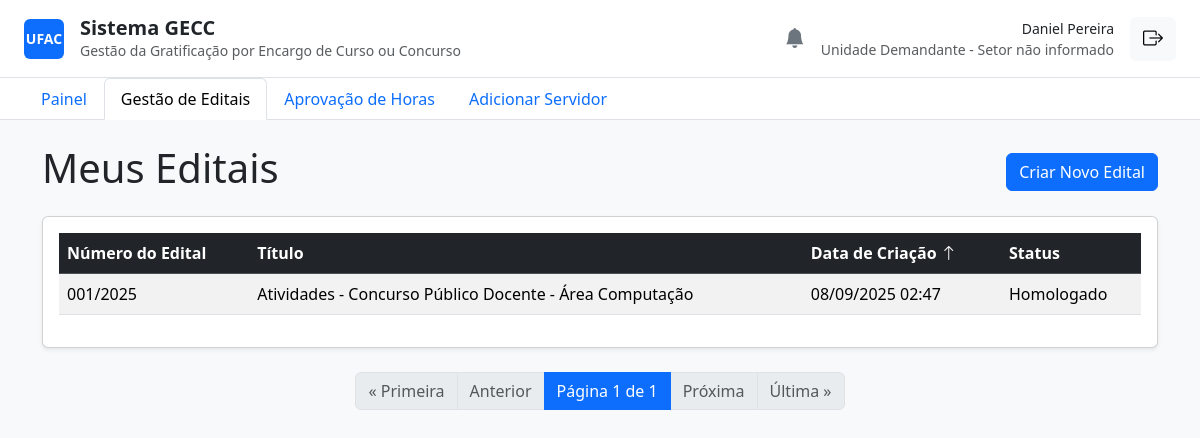
Before: /editais/ (signed in) with the older database file.
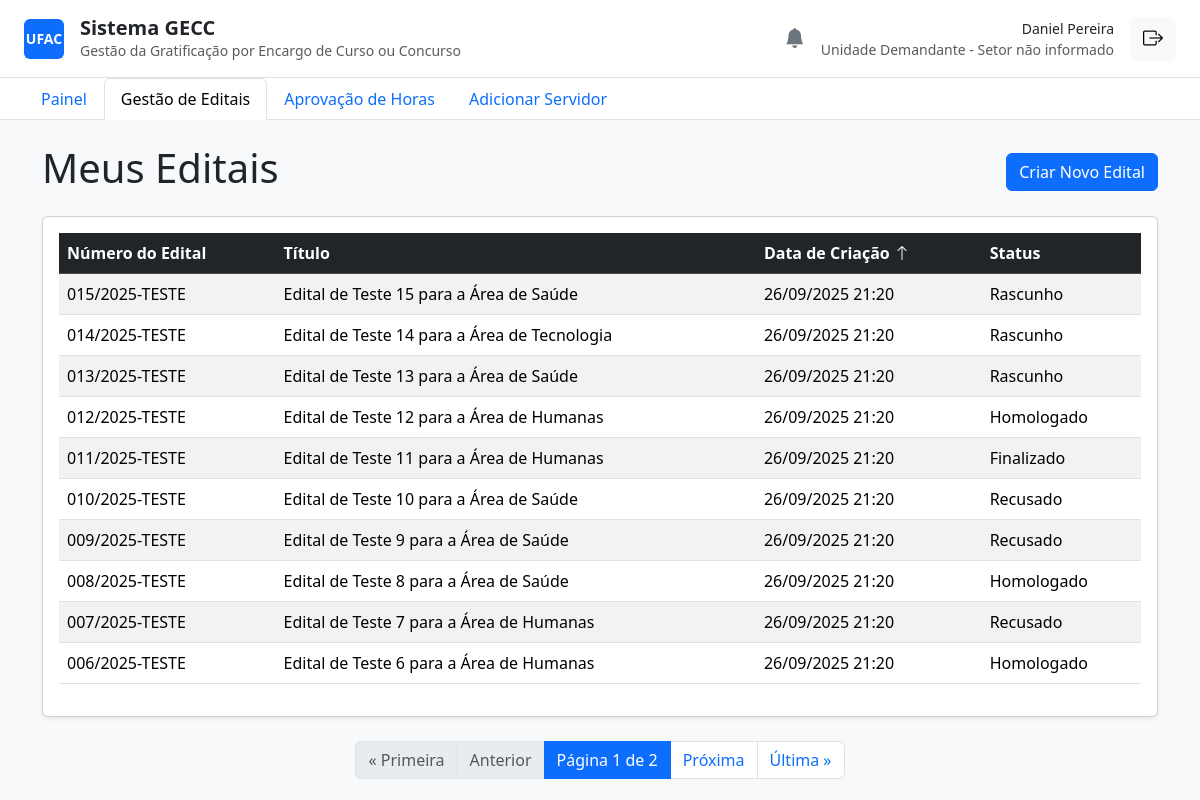
After: the same page with the newer database file.
### core/models.py (models this page shows, shortened)
class Edital(models.Model):
    STATUS_CHOICES = [
        ("Rascunho", "Rascunho"),
        ("Aguardando Homologação", "Aguardando Homologação"),
        ("Homologado", "Homologado"),
        ("Recusado", "Recusado"),
        ("Ativo", "Ativo"),
        ("Finalizado", "Finalizado"),
    ]
    numero_edital = models.CharField(max_length=50, unique=True)
    titulo = models.CharField(max_length=255)
    descricao = models.TextField(blank=True)
    unidade_demandante_nome = models.CharField(max_length=255)
    data_inicio = models.DateField()
    data_fim = models.DateField()
    status = models.CharField(max_length=30, choices=STATUS_CHOICES, default="Rascunho")
    justificativa_recusa = models.TextField(blank=True, null=True)
    valor_empenho = models.DecimalField(max_digits=12, decimal_places=2, default=0.00)
    criado_por = models.ForeignKey(User, on_delete=models.PROTECT, related_name="editais_criados")
    homologado_por = models.ForeignKey(
        User,
        on_delete=models.PROTECT,
        related_name="editais_homologados",
        null=True,
        blank=True,
    )
    created_at = models.DateTimeField(auto_now_add=True)
    updated_at = models.DateTimeField(auto_now=True)
    class Meta:
        verbose_name = "Edital"
        verbose_name_plural = "Editais"
        ordering = ["-data_inicio"]

### core/decorators.py (the view)
        def wrapper(request, *args, **kwargs):
            if not request.user.is_authenticated:
                return redirect('login')
            try:
                if request.user.servidorprofile.funcao in allowed_roles:
                    return view_func(request, *args, **kwargs)
                else:
                    return redirect('painel')
            except AttributeError:
                return redirect('painel')

### core/views.py (called while the page is built)
@login_required
@unidade_demandante_required
def listar_editais(request):
    lista_de_editais = Edital.objects.filter(criado_por=request.user)
    sort_param = request.GET.get('sort', '-created_at')
    allowed_sort_fields = ['numero_edital', 'titulo', 'created_at', 'status']
    sort_field = sort_param.lstrip('-')
    if sort_field in allowed_sort_fields:
        lista_de_editais = lista_de_editais.order_by(sort_param)
    else:
        lista_de_editais = lista_de_editais.order_by('-created_at')
    paginator = Paginator(lista_de_editais, 10)
    page_number = request.GET.get('page')
    page_obj = paginator.get_page(page_number)
    context = {
        'page_obj': page_obj,
        'current_sort': sort_param
    }
    return render(request, 'listar_editais.html', context)

### core/templates/listar_editais.html (shortened to what this page needs)
{% extends 'base.html' %}
{% block content %}
    <div class="d-flex justify-content-between align-items-center mb-3">
        <h1>Meus Editais</h1>
        <a href="{% url 'criar_edital' %}" class="btn btn-primary">Criar Novo Edital</a>
    </div>
    <div class="card shadow-sm">
        <div class="card-body">
            <table class="table table-striped table-hover">
                <thead class="table-dark">
                    <tr>
                        <th>
                            <a class="text-white text-decoration-none" href="?sort={% if current_sort == 'numero_edital' %}-numero_edital{% else %}numero_edital{% endif %}">
                                Número do Edital
                            </a>
                        </th>
                        <th>
                            <a class="text-white text-decoration-none" href="?sort={% if current_sort == 'titulo' %}-titulo{% else %}titulo{% endif %}">
                                Título
                            </a>
                        </th>
                        <th>
                            <a class="text-white text-decoration-none" href="?sort={% if current_sort == 'created_at' %}-created_at{% else %}created_at{% endif %}">
                                Data de Criação
                                {% if 'created_at' in current_sort %}
                                    <i class="bi bi-arrow-{% if current_sort|slice:":1" == '-' %}up{% else %}down{% endif %}"></i>
                                {% endif %}
                            </a>
                        </th>
                        <th>
                            <a class="text-white text-decoration-none" href="?sort={% if current_sort == 'status' %}-status{% else %}status{% endif %}">
                                Status
                            </a>
                        </th>
                    </tr>
                </thead>
                <tbody>
                    {% for edital in page_obj %}
                    <tr data-href="{% url 'detalhes_edital' pk=edital.pk %}">
                        <td>{{ edital.numero_edital }}</td>
                        <td>{{ edital.titulo }}</td>
                        <td>{{ edital.created_at|date:"d/m/Y H:i" }}</td>
                        <td>{{ edital.status }}</td>
                    </tr>
                    {% empty %}
                    <tr>
                        <td colspan="4" class="text-center">Você ainda não criou nenhum edital.</td>
                    </tr>
                    {% endfor %}
                </tbody>
            </table>
        </div>
    </div>
    <nav aria-label="Navegação de página" class="mt-4">
        <ul class="pagination justify-content-center">
            {% if page_obj.has_previous %}
                <li class="page-item"><a class="page-link" href="?page=1">&laquo; Primeira</a></li>
                <li class="page-item"><a class="page-link" href="?page={{ page_obj.previous_page_number }}">Anterior</a></li>
            {% else %}
                <li class="page-item disabled"><span class="page-link">&laquo; Primeira</span></li>
                <li class="page-item disabled"><span class="page-link">Anterior</span></li>
            {% endif %}
            <li class="page-item active" aria-current="page">
                <span class="page-link">Página {{ page_obj.number }} de {{ page_obj.paginator.num_pages }}</span>
            </li>
            {% if page_obj.has_next %}
                <li class="page-item"><a class="page-link" href="?page={{ page_obj.next_page_number }}">Próxima</a></li>
                <li class="page-item"><a class="page-link" href="?page={{ page_obj.paginator.num_pages }}">Última &raquo;</a></li>
            {% else %}
                <li class="page-item disabled"><span class="page-link">Próxima</span></li>
                <li class="page-item disabled"><span class="page-link">Última &raquo;</span></li>
            {% endif %}
        </ul>
    </nav>
{% endblock %}

Changed rows visible on the page:
no longer on this page (row unchanged): Edital: numero_edital "001/2025", titulo "Atividades - Concurso Público Docente - Área Computação", created_at "08/09/2025 02:47", status "Homologado"
added Edital: numero_edital "015/2025-TESTE", titulo "Edital de Teste 15 para a Área de Saúde", created_at "26/09/2025 21:20", status "Rascunho"
added Edital: numero_edital "014/2025-TESTE", titulo "Edital de Teste 14 para a Área de Tecnologia", created_at "26/09/2025 21:20", status "Rascunho"
added Edital: numero_edital "013/2025-TESTE", titulo "Edital de Teste 13 para a Área de Saúde", created_at "26/09/2025 21:20", status "Rascunho"
added Edital: numero_edital "012/2025-TESTE", titulo "Edital de Teste 12 para a Área de Humanas", created_at "26/09/2025 21:20", status "Homologado"
added Edital: numero_edital "011/2025-TESTE", titulo "Edital de Teste 11 para a Área de Humanas", created_at "26/09/2025 21:20", status "Finalizado"
added Edital: numero_edital "010/2025-TESTE", titulo "Edital de Teste 10 para a Área de Saúde", created_at "26/09/2025 21:20", status "Recusado"
added Edital: numero_edital "009/2025-TESTE", titulo "Edital de Teste 9 para a Área de Saúde", created_at "26/09/2025 21:20", status "Recusado"
added Edital: numero_edital "008/2025-TESTE", titulo "Edital de Teste 8 para a Área de Saúde", created_at "26/09/2025 21:20", status "Homologado"
added Edital: numero_edital "007/2025-TESTE", titulo "Edital de Teste 7 para a Área de Humanas", created_at "26/09/2025 21:20", status "Recusado"
added Edital: numero_edital "006/2025-TESTE", titulo "Edital de Teste 6 para a Área de Humanas", created_at "26/09/2025 21:20", status "Homologado"
Other visible differences:
{{ page_obj.paginator.num_pages }}: "1" → "2"
